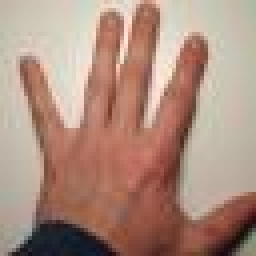
#> input picture modelprogramowy10.2/myhand.ppm, 64 x 64 px (shown 4 times larger)
$ python hand.py
#> lines starting #> are read from the running program, lines starting #| are printed output that depends on the picture; after the words box and inside, x2 and y2 are one past the last pixel; in counts of white or black regions, pixels touching at a corner belong together
from scipy.signal import medfilt
import numpy as np
import matplotlib.pyplot as plt
hand = plt.imread('myhand.ppm')
#> hand is the input picture: shape (64, 64, 3); mean R, G, B 173.2, 141.4, 126.5
hand = hand / 255
plt.imshow(hand)
plt.show()
YCbCr_lut = np.array([[0.299, 0.587, 0.114], [-0.168736, -0.331264, 0.5], [0.5, -0.418688, -0.081312]])
hand_YCbCr = np.apply_along_axis(lambda x: YCbCr_lut.dot(x)+np.array([0, 128, 128]), 2, hand)
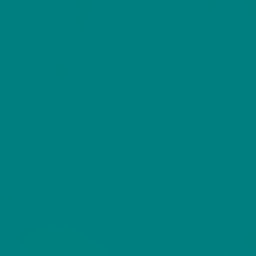
#> hand_YCbCr: shape (64, 64, 3) float64 (shown 4 times larger); mean R, G, B 0.6, 127.9, 128.1

plt.imshow(hand_YCbCr)
plt.show()
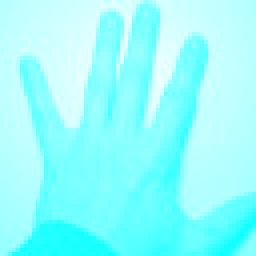
#> shown: shape (64, 64, 3) float64 (shown 4 times larger); mean R, G, B 0.585, 1, 1
histograms = []
plt.figure()

for i in range(1,3):
    plt.subplot(1, 2, i)
    histograms.append(plt.hist(hand_YCbCr[..., i]))
#> after the loop, histograms = 2 items

plt.show()
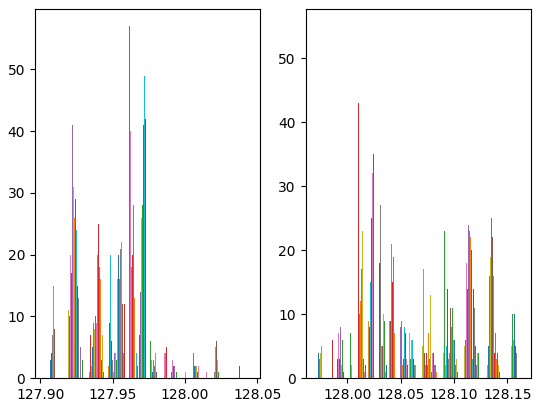
#> figure drawn by matplotlib, 2 panels; panel 1: tallest bar 52 high, from x = 128 to 128; panel 1: tallest bar 57 high, from x = 128 to 128; panel 1: tallest bar 57 high, from x = 128 to 128; panel 2: tallest bar 51 high, from x = 128 to 128
plt.figure()
plt.subplot(1,3,1)
mask = np.apply_along_axis(lambda x: (110 < x[1] < 128.01 and 127 < x[2] < 128.08), 2, hand_YCbCr)
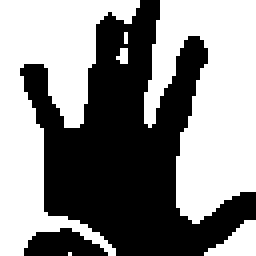
#> mask: shape (64, 64) bool (shown 4 times larger); 54% white; 2 black regions, box (x1, y1, x2, y2) and area: (5, 0, 64, 64) 1785, (6, 57, 27, 64) 101
plt.imshow(mask, cmap='Greys')
#> (the run stopped early here; a loop or call above may not have finished)

$ run again, with modelprogramowy10.2/geirangerfjord_64.ppm copied over modelprogramowy10.2/myhand.ppm
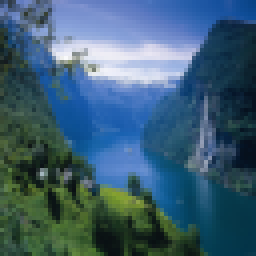
#> input picture modelprogramowy10.2/geirangerfjord_64.ppm, 64 x 64 px (shown 4 times larger)
#> hand is the input picture: shape (64, 64, 3); mean R, G, B 60.7, 94.2, 115.3
#> `plt.show()`:
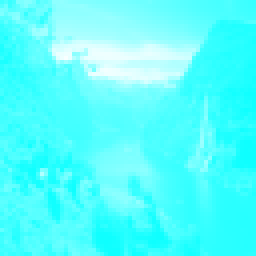
#> shown: shape (64, 64, 3) float64 (shown 4 times larger); mean R, G, B 0.34, 1, 1
#> after the loop `for i in range(1,3):`: histograms = 2 items
#> `mask = np.apply_along_axis(lambda x: (110 < x[1] < 128.01 and 127 < x[..`:
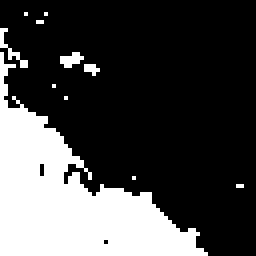
#> mask: shape (64, 64) bool (shown 4 times larger); 27.6% white; 11 white regions (10 under 20 px), largest, box (x1, y1, x2, y2) and area: (0, 13, 52, 64) 1081
